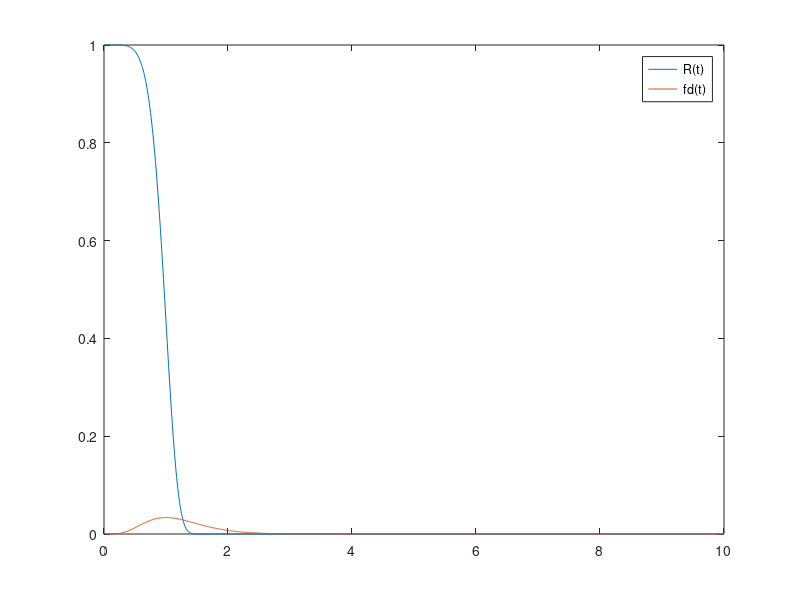

Here is the MATLAB script that generated this plot:
clc; clear;
m=input('Enter value of m')         %0,1
k=input('Enter value of k')         %2
t=0.01:0.01:10;
lam=k*t.^(m);
R=exp(-k*t);
fd0=R*k;
R1=exp(-k*(t.^(m+1)/(m+1)));
fd=R.*lam;
if m==0
    MTTF=1/k;
    plot(t,R,t,fd0,t,MTTF);
    legend('R(t)','fd(t)','MTTF');
else
    plot(t,R1,t,fd);
    legend('R(t)', 'fd(t)');
end